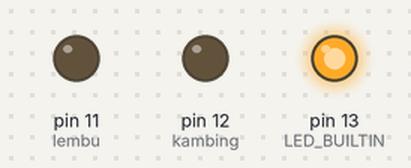
A sketch run on a simulated Arduino Uno, built with avr-gcc and run on an emulated ATmega328P. Parts: output pins drawn as LEDs (lit = HIGH).

Above: at 1.0 s.
At 6.0 s:
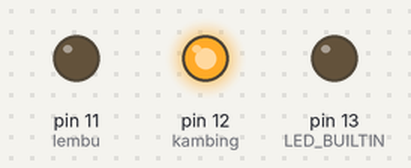
At 15.0 s:
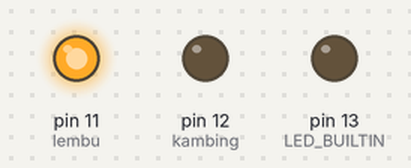
At 27.0 s:
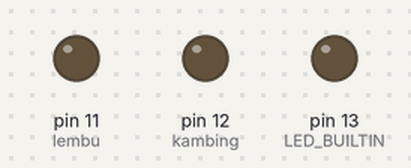
Timing chart, 0 to 31.2 s (numbered marks = the images above):
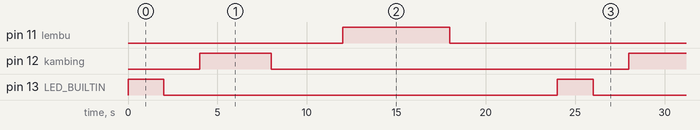

The sketch:

netizen.ino
```cpp
int kambing=12;
int lembu=11;
void setup() {
  // initialize digital pin LED_BUILTIN as an output.

  pinMode(LED_BUILTIN, OUTPUT);
  pinMode(kambing,OUTPUT);
  pinMode(lembu,OUTPUT);

}

// the loop function runs over and over again forever
void loop() {
  digitalWrite(LED_BUILTIN, HIGH);   // turn the LED on (HIGH is the voltage level)
  delay(2000);                       // wait for a second
  digitalWrite(LED_BUILTIN, LOW);    // turn the LED off by making the voltage LOW
  delay(2000);                       // wait for a second

  digitalWrite(kambing, HIGH);   // turn the LED on (HIGH is the voltage level)
  delay(4000);                       // wait for a second
  digitalWrite(kambing, LOW);    // turn the LED off by making the voltage LOW
  delay(4000);                       // wait for a second


  digitalWrite(lembu, HIGH);   // turn the LED on (HIGH is the voltage level)
  delay(6000);                       // wait for a second
  digitalWrite(lembu, LOW);    // turn the LED off by making the voltage LOW
  delay(6000);                       // wait for a second
}
```

Measured:
- by itself, pin 11 (lembu): alternates HIGH for 6.0 s and LOW for 18.0 s
- by itself, pin 12 (kambing): alternates HIGH for 4.0 s and LOW for 20.0 s
- by itself, pin 13 (LED_BUILTIN): alternates HIGH for 2.0 s and LOW for 22.0 s
